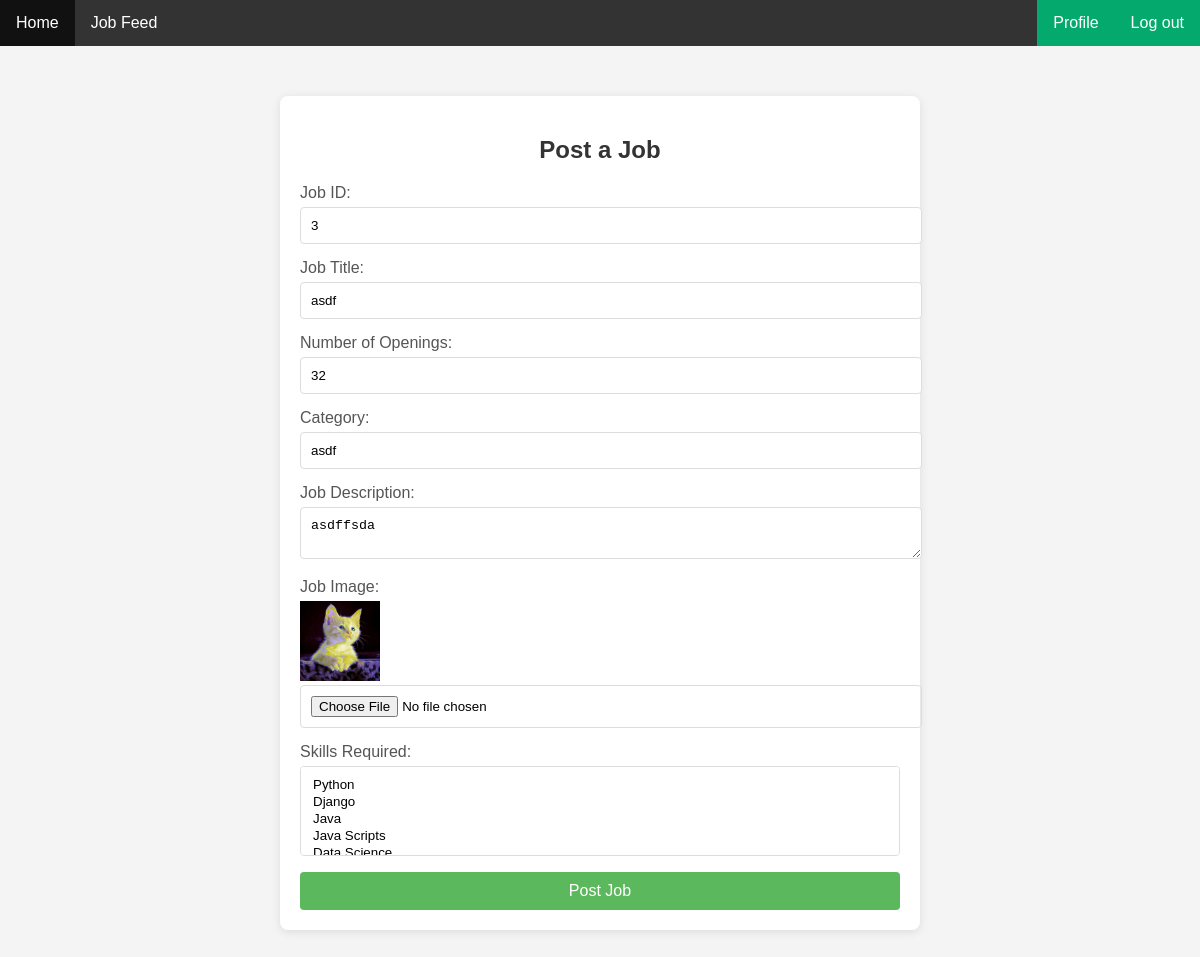
/editJob/3 (signed in), run on the app's committed database.
### myApp/models.py (models this page shows, shortened)
class JobModel(models.Model):
    user = models.ForeignKey(customUser, on_delete=models.CASCADE)
    title = models.CharField(max_length=200)
    openings = models.PositiveIntegerField()
    category = models.CharField(max_length=100)
    description = models.TextField()
    Job_Image=models.ImageField(upload_to='Media/Job_Image',null=True)
    skills_required = models.ManyToManyField(SkillModel, related_name='jobs_model', blank=True)

### myProject/views.py (the view, shortened to what this page needs)
# urls.py: path("editJob/<str:job_id>", editJob, name="editJob"),
@login_required
def editJob(request,job_id):
    job=JobModel.objects.get(id=job_id)
    all_skills = SkillModel.objects.all()
    context={
        "Jobs":job,
        'all_skills': all_skills
    }
    return render(request,"editJob.html",context)

### Template/editJob.html (shortened to what this page needs)
{% extends 'base.html' %}
{% block body %}
<!DOCTYPE html>
<html lang="en">
<head>
</head>
<body>
    <div class="container">
        <h2>Post a Job</h2>
        <form action="" method="POST" enctype="multipart/form-data">
            <div class="form-group">
                <label for="title">Job ID:</label>
                <input type="text" id="title" value="{{Jobs.id}}" name="j_id" required>
            </div>
            <div class="form-group">
                <label for="title">Job Title:</label>
                <input type="text" id="title" value="{{Jobs.title}}" name="title" required>
            </div>
            <div class="form-group">
                <label for="openings">Number of Openings:</label>
                <input type="number" id="openings" value="{{Jobs.openings}}" name="openings" required>
            </div>
            <div class="form-group">
                <label for="category">Category:</label>
                <input type="text" id="category" value="{{Jobs.category}}" name="category" required>
            </div>
            <div class="form-group">
                <label for="description">Job Description:</label>
                <textarea id="description" value="" name="description" required>{{Jobs.description}}</textarea>
            </div>
            <div class="form-group">
                <label for="Job_Image">Job Image:</label>
                <img src="/{{Jobs.Job_Image}}" height="80px" alt="">
                <input type="file" id="Job_Image" name="Job_Image" accept="image/*" required>
            </div>
            <div class="form-group">
                <label for="skills_required">Skills Required:</label>
                <select id="skills_required" name="skills_required" multiple required>
                    {% for skill in all_skills %}
                        <option value="{{ skill.id }}">{{ skill.name }}</option>
                    {% endfor %}
                </select>
            </div>
            <button type="submit">Post Job</button>
        </form>
    </div>
</body>
</html>
{% endblock body %}

### Template/editJob.html (style rules this page uses)
body { font-family: Arial, sans-serif; background-color: #f4f4f4; margin: 0; padding: 0; }
.container { max-width: 600px; margin: 50px auto; padding: 20px; background: #fff; border-radius: 8px; box-shadow: 0 2px 10px rgba(0, 0, 0, 0.1); }
h2 { text-align: center; color: #333; }
.form-group { margin-bottom: 15px; }
label { display: block; margin-bottom: 5px; color: #555; }
input[type="text"], input[type="number"], input[type="file"], textarea, select { width: 100%; padding: 10px; border: 1px solid #ddd; border-radius: 4px; }
textarea { resize: vertical; }
button { width: 100%; padding: 10px; background-color: #5cb85c; border: none; border-radius: 4px; color: white; font-size: 16px; cursor: pointer; }

### data on the page
JobModel: j_id "3", title "asdf", openings "32", category "asdf", description "asdffsda", Job_Image (picture)
